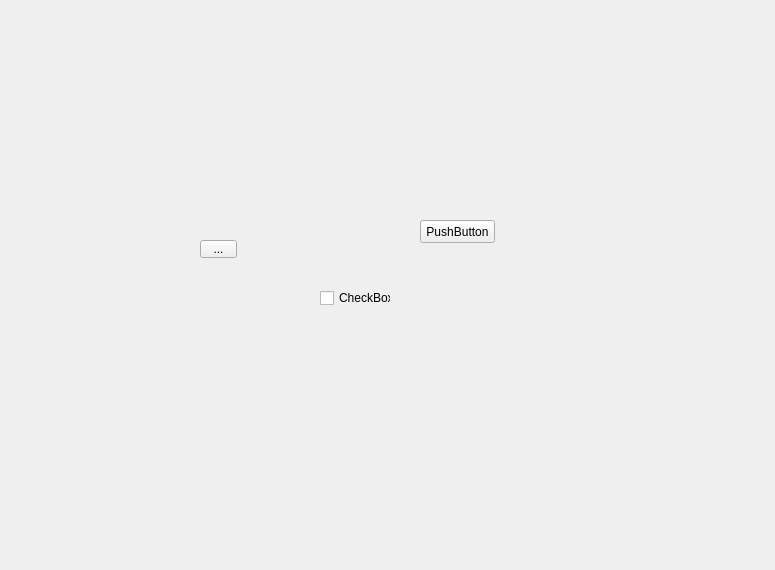
<?xml version="1.0" encoding="UTF-8"?>
<ui version="4.0">
 <class>ToolsForm</class>
 <widget class="QWidget" name="ToolsForm">
  <property name="geometry">
   <rect>
    <x>0</x>
    <y>0</y>
    <width>775</width>
    <height>570</height>
   </rect>
  </property>
  <property name="windowTitle">
   <string>Form</string>
  </property>
  <widget class="QToolButton" name="toolButton">
   <property name="geometry">
    <rect>
     <x>200</x>
     <y>240</y>
     <width>37</width>
     <height>18</height>
    </rect>
   </property>
   <property name="text">
    <string>...</string>
   </property>
  </widget>
  <widget class="QCheckBox" name="checkBox">
   <property name="geometry">
    <rect>
     <x>320</x>
     <y>290</y>
     <width>71</width>
     <height>16</height>
    </rect>
   </property>
   <property name="text">
    <string>CheckBox</string>
   </property>
  </widget>
  <widget class="QPushButton" name="pushButton">
   <property name="geometry">
    <rect>
     <x>420</x>
     <y>220</y>
     <width>75</width>
     <height>23</height>
    </rect>
   </property>
   <property name="text">
    <string>PushButton</string>
   </property>
  </widget>
 </widget>
 <resources/>
 <connections/>
</ui>
